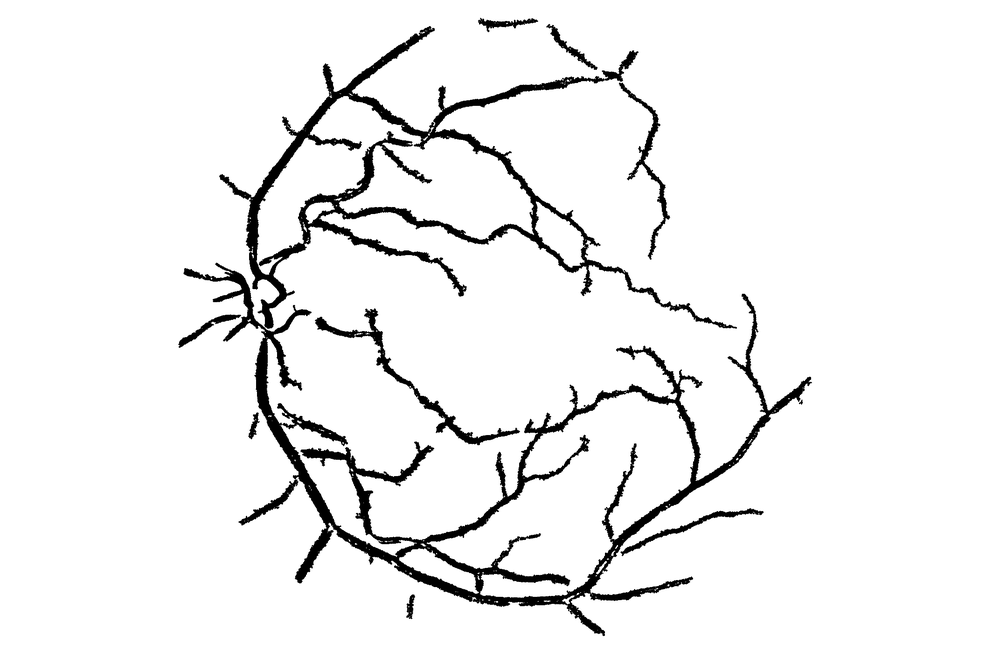
#> input picture data/Sample_imgs/TV_processed/1329_bloodvessel.png, 1000 x 664 px, shrunk from 2144 x 1424 before the run, found by its file name; its folder holds only this picture in this run
$ python circle_tv.py
#> lines starting #> are read from the running program, lines starting #| are printed output that depends on the picture; after the words box and inside, x2 and y2 are one past the last pixel; in counts of white or black regions, pixels touching at a corner belong together
#> in circle_tv, vessels_image is the input picture: shape (664, 1000); min 0, max 255, mean 240.3
### TV/tv_processer.py
import numpy as np
import matplotlib.pyplot as plt
from tqdm import tqdm
from skimage.measure import label, regionprops
from skimage.draw import circle_perimeter
from skimage.color import gray2rgb


class TVProcesser():
    def __init__(self, image):
        self.image = image

    def get_unit_vectors(self, skeleton, window_size=5):
        labeled_skeleton = label(skeleton)
        unit_vectors = []

        for region in regionprops(labeled_skeleton):
            coords = region.coords

            for i in range(window_size, len(coords) - window_size):
                prev_point = coords[i - window_size]
                current_point = coords[i]
                next_point = coords[i + window_size]

                # Calculate vectors
                vector_1 = np.array(current_point) - np.array(prev_point)
                vector_2 = np.array(next_point) - np.array(current_point)

                # Normalize vectors
                unit_vector_1 = vector_1 / np.linalg.norm(vector_1) if np.linalg.norm(vector_1) != 0 else np.array([0,0])
                unit_vector_2 = vector_2 / np.linalg.norm(vector_2) if np.linalg.norm(vector_2) != 0 else np.array([0,0])

                unit_vectors.append((unit_vector_1, unit_vector_2, current_point))

        return unit_vectors

    def calculate_curvature_from_vectors(self, unit_vectors, curvature_threshold=0.2):
        curvature_points = []

        for unit_vector_1, unit_vector_2, current_point in unit_vectors:
            dot_product = np.dot(unit_vector_1, unit_vector_2)
            angle = np.arccos(max(min(dot_product, 1), -1))

            if angle > curvature_threshold and angle < 3.1:
                curvature_points.append(current_point)

        return np.array(curvature_points)

    def mark_curvature_points(self, points, radius=5, color=(255, 0, 0)):
        if len(self.image.shape) == 2 or self.image.shape[2] == 1:
            marked_image = gray2rgb(self.image)
        else:
            marked_image = self.image.copy()

        for point in tqdm(points, desc="Marking points"):
            rr, cc = circle_perimeter(point[0], point[1], radius=radius, shape=marked_image.shape[:2])
            marked_image[rr, cc] = color

        return marked_image

    # [15 lines left out: function plot_unit_vectors, not called in this run]

### common.py
import os
import re
import cv2
import numpy as np
import matplotlib.pyplot as plt
from PIL import Image


# [19 lines left out: functions plot_image, compare_plots, not called in this run]


def compute_save_path(image_path, sub_name):
    directory, filename_with_extension = os.path.split(image_path)
    filename, extension = os.path.splitext(filename_with_extension)

    disease_match = re.search(r'(.+)_processed', directory)
    if disease_match:
        disease = disease_match.group(1)
    else:
        raise ValueError("Disease name could not be determined from the path.")

    new_filename = f"{filename}_{sub_name}{extension}"
    new_directory = directory.replace(f"{disease}_processed", f"{disease}_circled")
    save_path = os.path.join(new_directory, new_filename)

    os.makedirs(new_directory, exist_ok=True)
    return save_path


# [10 lines left out: functions read_ptl_gray_image, bitwise_and_mask, not called in this run]

### TV/circle_tv.py
import os
import numpy as np
from skimage import io, morphology, filters

from tv_processer import TVProcesser
from common import compute_save_path


def double_skeletonize(vessels_image):
    binarized_image = vessels_image < np.mean(vessels_image)
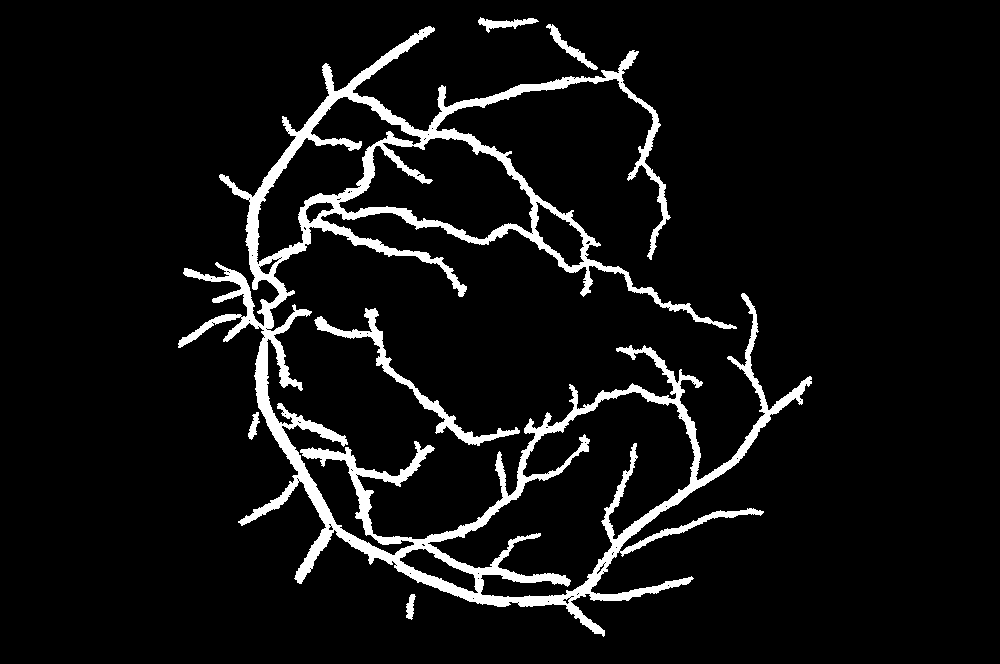
#> binarized_image: shape (664, 1000) bool; 7% white; 6 white regions, box (x1, y1, x2, y2) and area: (178, 26, 812, 637) 42790, (314, 308, 520, 446) 2281, (546, 24, 598, 70) 450, (478, 17, 539, 33) 391, (248, 412, 260, 440) 164, (406, 594, 416, 620) 157
    skeleton = morphology.skeletonize(binarized_image)
#> skeleton: shape (664, 1000) bool; 1% white in thin lines or dots, all inside (x1, y1, x2, y2) = (179, 17, 810, 636)

    blurred_skeleton = filters.gaussian(skeleton, sigma=5)
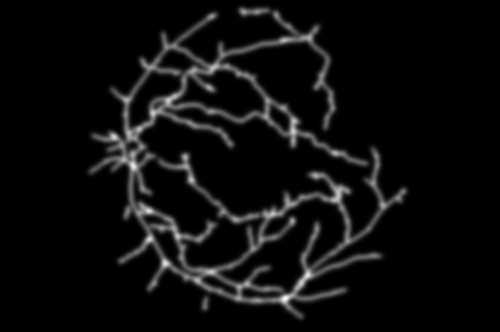
#> blurred_skeleton: shape (664, 1000) float64 (shown at 1/2 size); min 0, max 0.199, mean 0.0103; drawn with min black and max white
    re_threshold_value = filters.threshold_otsu(blurred_skeleton)
#> re_threshold_value = 0.0362
    re_binarized_skeleton = blurred_skeleton > re_threshold_value
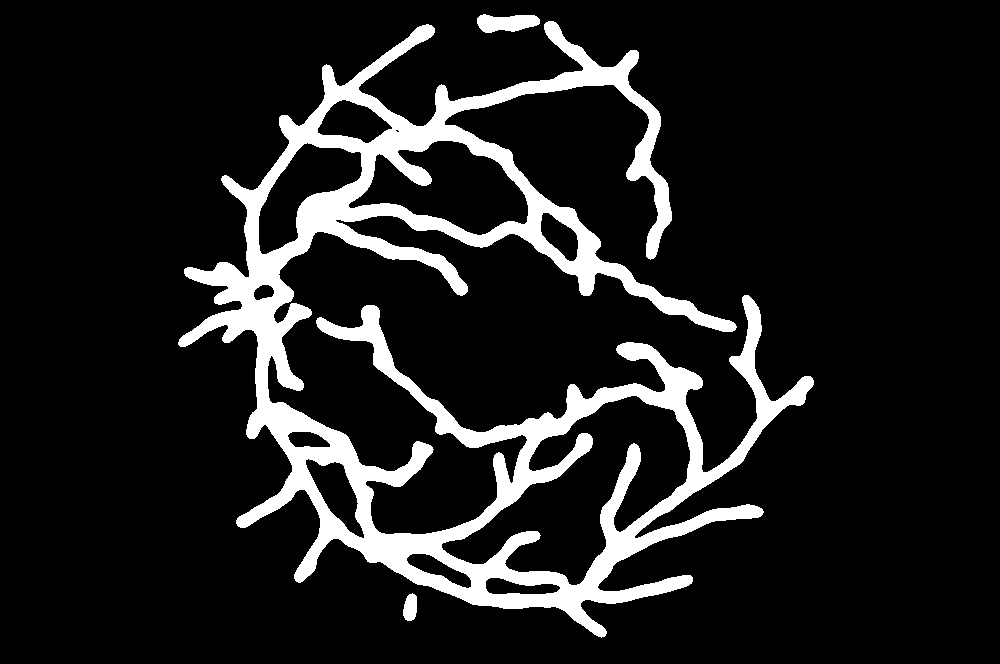
#> re_binarized_skeleton: shape (664, 1000) bool; 12.1% white; 3 white regions, box (x1, y1, x2, y2) and area: (178, 21, 814, 638) 78975, (477, 14, 540, 33) 875, (403, 593, 417, 621) 311
    re_skeleton = morphology.skeletonize(re_binarized_skeleton)
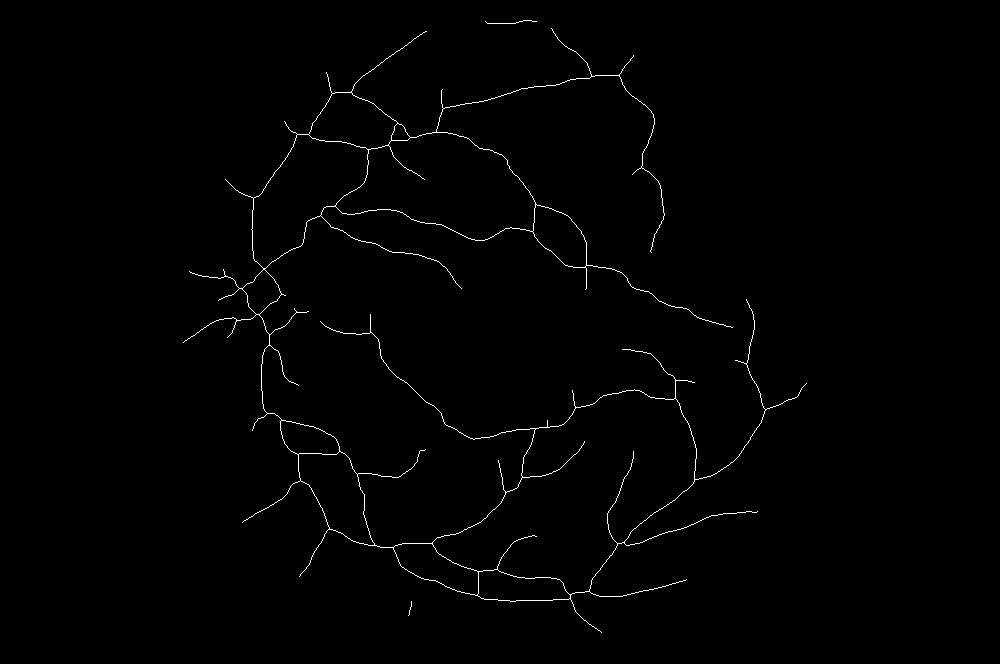
#> re_skeleton: shape (664, 1000) bool; 0.79% white in thin lines or dots, all inside (x1, y1, x2, y2) = (183, 20, 807, 633)

    return re_skeleton


def circle_tv(image_path):
    vessels_image = io.imread(image_path, as_gray=True)
    re_skeleton = double_skeletonize(vessels_image)

    tv_processer = TVProcesser(vessels_image)
    unit_vectors = tv_processer.get_unit_vectors(re_skeleton, 5)
#> the loop in get_unit_vectors, `for region in regionprops(labeled_skeleton):` made 3 passes
#> after the loop in get_unit_vectors, `for region in regionprops(labeled_skeleton):`: unit_vectors = 5239 items
#> unit_vectors = 5239 items
    curvature_points = tv_processer.calculate_curvature_from_vectors(unit_vectors, curvature_threshold=np.pi/4)
#> the loop in calculate_curvature_from_vectors, `for unit_vector_1, unit_vector_2, current_point in unit_vectors:` made 5239 passes
#> (dot_product, angle) on passes 61 to 63: (-0.429, 2.01), (-0.824, 2.54), (-0.429, 2.01)
#> after the loop in calculate_curvature_from_vectors, `for unit_vector_1, unit_vector_2, current_point in unit_vectors:`: curvature_points = 443 pairs, first value 20 to 605, second value 184 to 804

    _, filename_with_extension = os.path.split(image_path)
    circled_ratio = len(curvature_points) / len(unit_vectors)
#> circled_ratio = 0.0846
    print(f'{filename_with_extension} has {circled_ratio:.2f} circled ratio.')
#| 1329_bloodvessel.png has 0.08 circled ratio.

    marked_acute_image = tv_processer.mark_curvature_points(curvature_points, radius=5, color=(255, 0, 0))
#> the loop in mark_curvature_points, `for point in tqdm(points, desc="Marking points"):` made 443 passes
#> point on passes 1 to 3: [20, 528], [20, 529], [20, 530]
#> after the loop in mark_curvature_points, `for point in tqdm(points, desc="Marking points"):`:
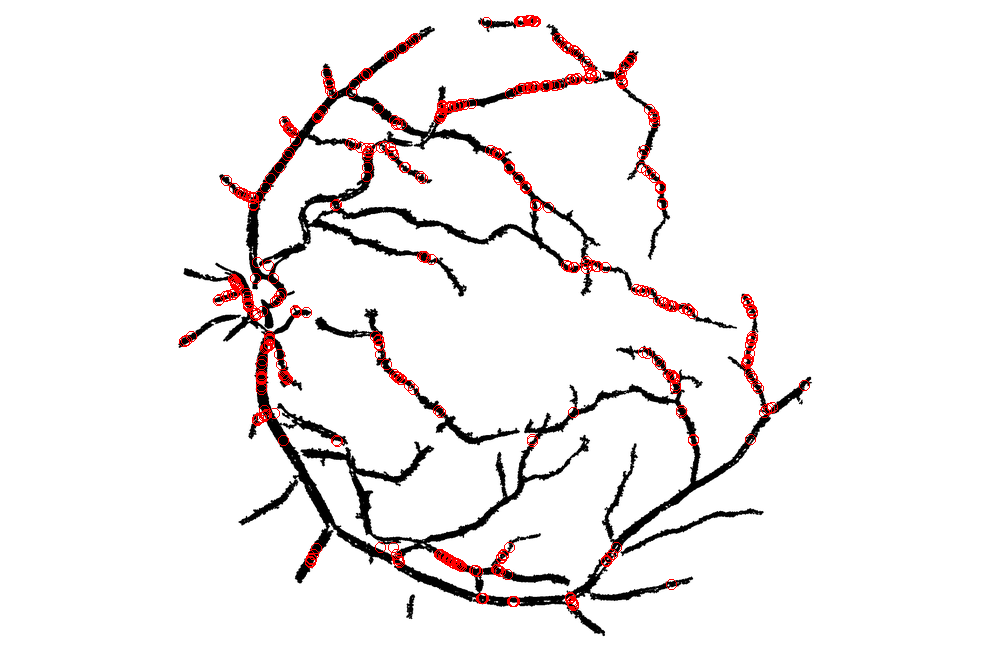
#> marked_image: shape (664, 1000, 3); 1.49% of pixels changed, all inside (x1, y1, x2, y2) = (179, 15, 810, 611)
    save_path = compute_save_path(image_path, f'{circled_ratio:.2f}')
    io.imsave(save_path, marked_acute_image)


if __name__ == '__main__':
    directory = 'data/Sample_imgs/TV_processed/'
    for filename in os.listdir(directory):
        image_path = os.path.join(directory, filename)
        circle_tv(image_path)

$ run again, on data/Sample_imgs/TV_processed/907_bloodvessel.png
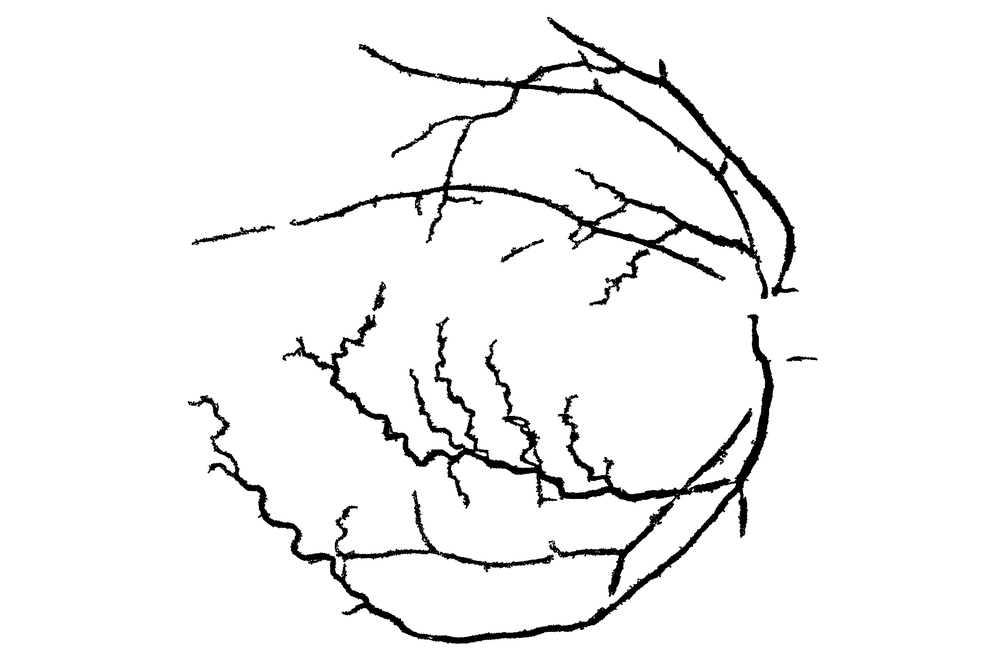
#> input picture data/Sample_imgs/TV_processed/907_bloodvessel.png, 1000 x 664 px, shrunk from 2144 x 1424 before the run, found by its file name
#> in circle_tv, vessels_image is the input picture: shape (664, 1000); min 0, max 255, mean 243
#> in double_skeletonize, `binarized_image = vessels_image < np.mean(vessels_image)`:
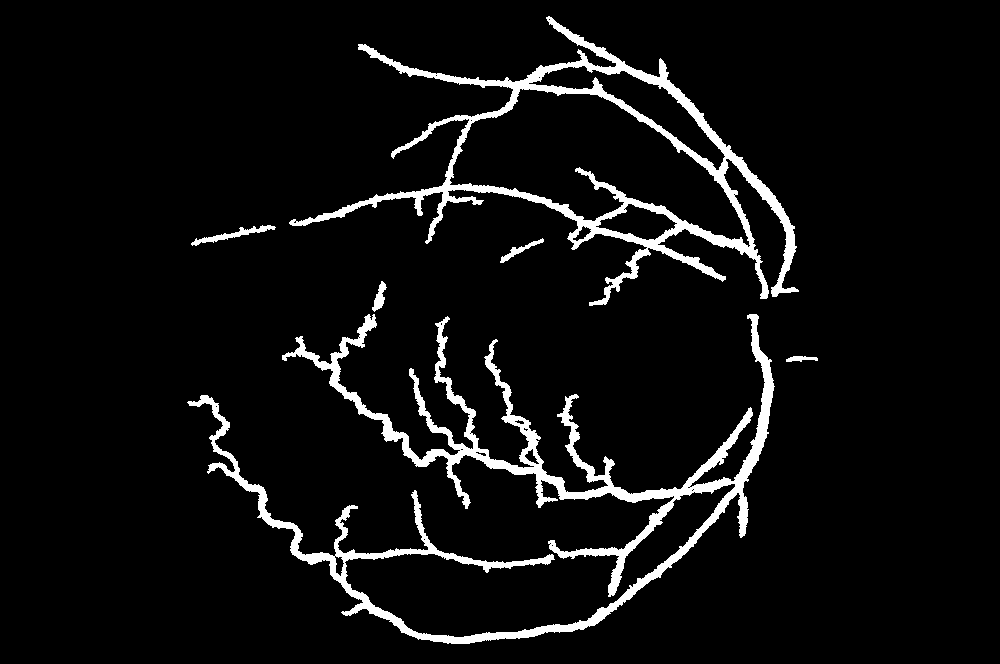
#> binarized_image: shape (664, 1000) bool; 5.8% white; 6 white regions, box (x1, y1, x2, y2) and area: (187, 314, 775, 644) 21858, (289, 16, 799, 306) 15593, (191, 225, 276, 246) 437, (500, 238, 544, 263) 233, (372, 281, 387, 312) 216, (786, 356, 818, 362) 128
#> skeleton: shape (664, 1000) bool; 0.88% white in thin lines or dots, all inside (x1, y1, x2, y2) = (191, 17, 817, 641)
#> re_threshold_value = 0.0351
#> re_binarized_skeleton: shape (664, 1000) bool; 10.7% white; 5 white regions, box (x1, y1, x2, y2) and area: (190, 280, 775, 647) 39857, (288, 15, 799, 309) 29028, (191, 222, 275, 248) 1116, (501, 237, 544, 263) 555, (785, 352, 818, 365) 361
#> re_skeleton: shape (664, 1000) bool; 0.7% white in thin lines or dots, all inside (x1, y1, x2, y2) = (197, 20, 814, 640)
#> labeled_skeleton: shape (664, 1000) int32; 6 distinct labels, from 0 to 5
#> the loop in get_unit_vectors, `for region in regionprops(labeled_skeleton):` made 5 passes
#> after the loop in get_unit_vectors, `for region in regionprops(labeled_skeleton):`: unit_vectors = 4592 items
#> the loop in calculate_curvature_from_vectors, `for unit_vector_1, unit_vector_2, current_point in unit_vectors:` made 4592 passes
#> (unit_vector_1, unit_vector_2, current_point, dot_product, angle) on passes 3, 6, 7: ([0.625, 0.781], [0.514, 0.857], [26, 557], 0.991, 0.134), ([0.625, 0.781], [0.514, 0.857], [28, 560], 0.991, 0.134), ([0.625, 0.781], [0.514, 0.857], [29, 561], 0.991, 0.134)
#> after the loop in calculate_curvature_from_vectors, `for unit_vector_1, unit_vector_2, current_point in unit_vectors:`: curvature_points = 524 pairs, first value 42 to 634, second value 203 to 813
#> circled_ratio = 0.114
#| 907_bloodvessel.png has 0.11 circled ratio.
#> the loop in mark_curvature_points, `for point in tqdm(points, desc="Marking points"):` made 524 passes
#> point on passes 1 to 3: [42, 580], [43, 580], [45, 581]
#> after the loop in mark_curvature_points, `for point in tqdm(points, desc="Marking points"):`:
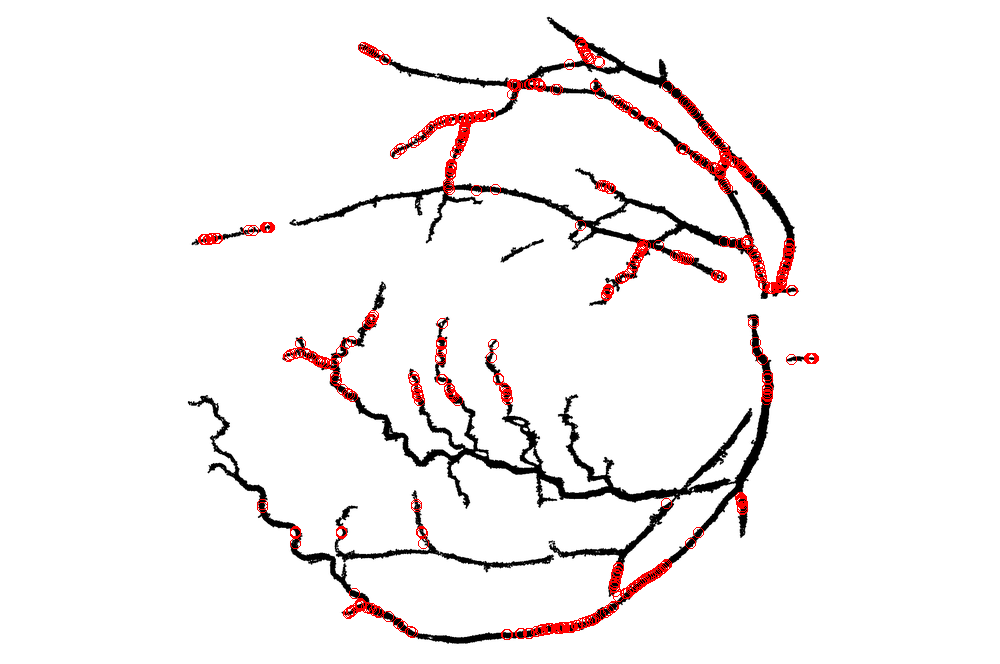
#> marked_image: shape (664, 1000, 3); 1.67% of pixels changed, all inside (x1, y1, x2, y2) = (198, 37, 819, 640)
